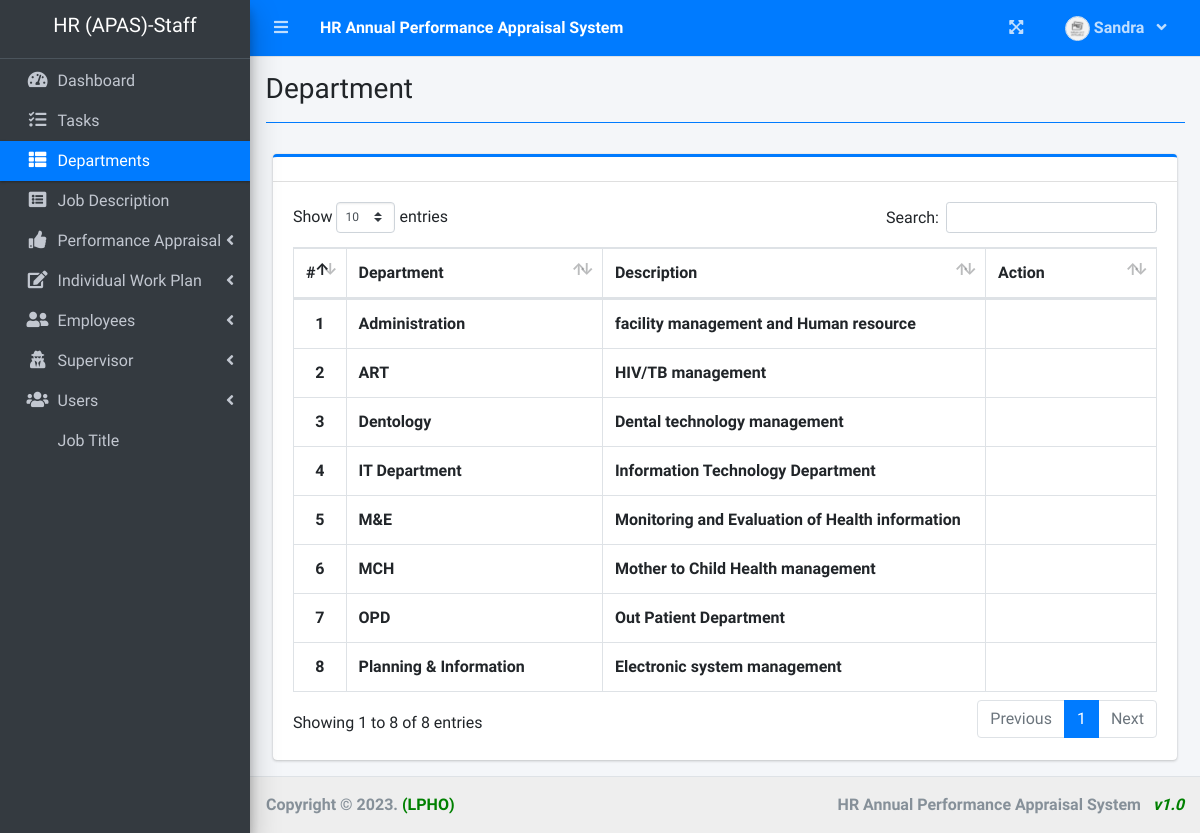
Screenshot of /index.php?page=department (signed in) with the database file from the repository.
### tables this page shows
CREATE TABLE `department_list` (
  `id` int(30) NOT NULL,
  `department` varchar(200) NOT NULL,
  `description` text NOT NULL
);

### department.php (the view, shortened to what this page needs)
<?php include 'db_connect.php' ?>
<div class="col-lg-12">
	<div class="card card-outline card-primary">
		<div class="card-header">
		</div>
		<div class="card-body">
			<table class="table tabe-hover table-bordered" id="list">
				<colgroup>
					<col width="5%">
					<col width="30%">
					<col width="45%">
					<col width="20%">
				</colgroup>
				<thead>
					<tr>
						<th class="text-center">#</th>
						<th>Department</th>
						<th>Description</th>
						<th>Action</th>
					</tr>
				</thead>
				<tbody>
					<?php
					$i = 1;
					$qry = $conn->query("SELECT * FROM department_list order by department asc ");
					while ($row = $qry->fetch_assoc()) :
					?>
						<tr>
							<th class="text-center"><?php echo $i++ ?></th>
							<td><b><?php echo $row['department'] ?></b></td>
							<td><b><?php echo $row['description'] ?></b></td>
							<td class="text-center">
							</td>
						</tr>
					<?php endwhile; ?>
				</tbody>
			</table>
		</div>
	</div>
</div>

### rows the page displays
department_list: department "Administration", description "facility management and Human resource"
department_list: department "ART", description "HIV/TB management"
department_list: department "Dentology", description "Dental technology management"
department_list: department "IT Department", description "Information Technology Department"
department_list: department "M&E", description "Monitoring and Evaluation of Health information"
department_list: department "MCH", description "Mother to Child Health management"
department_list: department "OPD", description "Out Patient Department"
department_list: department "Planning & Information", description "Electronic system management"

### other values shown
$_SESSION['system']['name'] "HR Annual Performance Appraisal System"
$_SESSION['login_firstname'] "Sandra"
$_SESSION['system']['short_form'] "HR (APAS)"
$title "Department"
